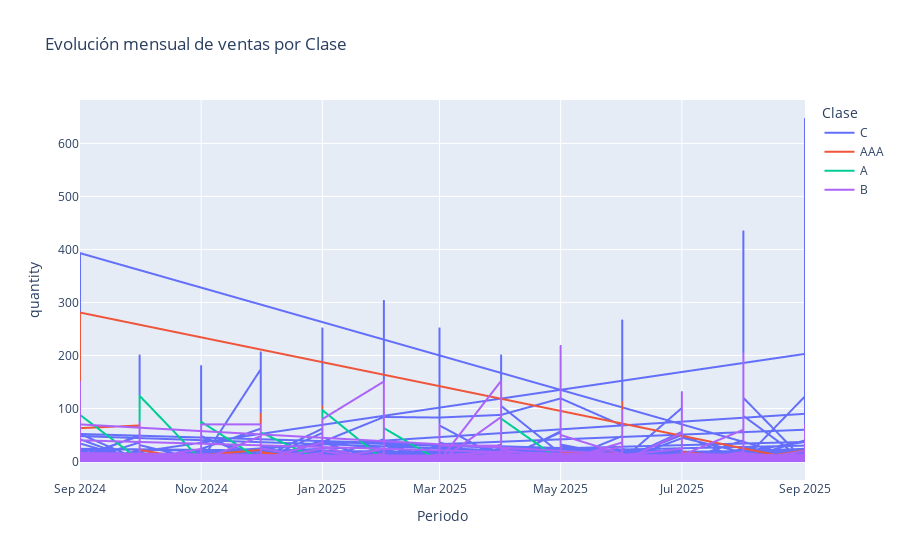

Notebook code cell kept with this figure:
### Code cell
import plotly.express as px

fig = px.line(
    df_resumen_dia,
    x="Periodo", y="quantity",
    color="Clase",
    title="Evolución mensual de ventas por Clase"
)
fig.show()

### Figure 1 — Plotly figure (JSON) as saved in the notebook; plotly's stock layout.template omitted (floating-point values rounded to 4 significant figures; data arrays with more than 128 entries replaced by an {"elided": "..."} marker saying what was removed)
{"data": [{"hovertemplate": "Clase=C<br>Periodo=%{x}<br>quantity=%{y}<extra></extra>", "legendgroup": "C", "line": {"color": "#636efa", "dash": "solid"}, "marker": {"symbol": "circle"}, "mode": "lines", "name": "C", "showlegend": true, "type": "scattergl", "x": {"elided": "8044 str values"}, "xaxis": "x", "y": {"elided": "8044 float values"}, "yaxis": "y"}, {"hovertemplate": "Clase=AAA<br>Periodo=%{x}<br>quantity=%{y}<extra></extra>", "legendgroup": "AAA", "line": {"color": "#EF553B", "dash": "solid"}, "marker": {"symbol": "circle"}, "mode": "lines", "name": "AAA", "showlegend": true, "type": "scattergl", "x": {"elided": "412 str values"}, "xaxis": "x", "y": {"elided": "412 float values"}, "yaxis": "y"}, {"hovertemplate": "Clase=A<br>Periodo=%{x}<br>quantity=%{y}<extra></extra>", "legendgroup": "A", "line": {"color": "#00cc96", "dash": "solid"}, "marker": {"symbol": "circle"}, "mode": "lines", "name": "A", "showlegend": true, "type": "scattergl", "x": ["2024-09-01T00:00:00.000000000", "2024-10-01T00:00:00.000000000", "2024-10-01T00:00:00.000000000", "2024-11-01T00:00:00.000000000", "2024-11-01T00:00:00.000000000", "2024-12-01T00:00:00.000000000", "2024-12-01T00:00:00.000000000", "2025-01-01T00:00:00.000000000", "2025-01-01T00:00:00.000000000", "2025-02-01T00:00:00.000000000", "2025-02-01T00:00:00.000000000", "2025-03-01T00:00:00.000000000", "2025-04-01T00:00:00.000000000", "2025-04-01T00:00:00.000000000", "2025-04-01T00:00:00.000000000", "2025-04-01T00:00:00.000000000", "2025-05-01T00:00:00.000000000"], "xaxis": "x", "y": [88.0, 3.0, 124.0, 3.0, 75.0, 3.0, 55.0, 1.0, 97.0, 3.0, 63.0, 2.0, 1.0, 82.0, 60.0, 81.0, 2.0], "yaxis": "y"}, {"hovertemplate": "Clase=B<br>Periodo=%{x}<br>quantity=%{y}<extra></extra>", "legendgroup": "B", "line": {"color": "#ab63fa", "dash": "solid"}, "marker": {"symbol": "circle"}, "mode": "lines", "name": "B", "showlegend": true, "type": "scattergl", "x": {"elided": "2035 str values"}, "xaxis": "x", "y": {"elided": "2035 float values"}, "yaxis": "y"}], "layout": {"legend": {"title": {"text": "Clase"}, "tracegroupgap": 0}, "title": {"text": "Evolución mensual de ventas por Clase"}, "xaxis": {"anchor": "y", "domain": [0, 1], "title": {"text": "Periodo"}}, "yaxis": {"anchor": "x", "domain": [0, 1], "title": {"text": "quantity"}}}}
